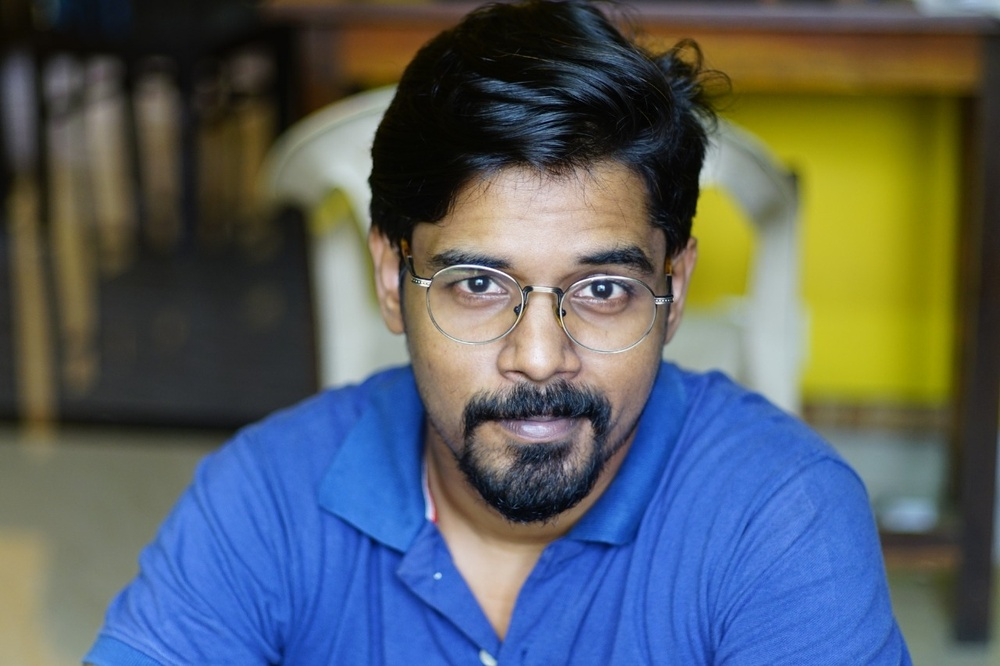
#> input picture image_examples/image.jpg, 1000 x 666 px, shrunk from 1280 x 853 before the run
$ jupyter execute 'Face and eye detection img.ipynb'
#> lines starting #> are read from the running program, lines starting #| are printed output that depends on the picture; after the words box and inside, x2 and y2 are one past the last pixel; in counts of white or black regions, pixels touching at a corner belong together
[cell 1]
import numpy as np
import cv2

face_classifier = cv2.CascadeClassifier('Haarcascades/haarcascade_frontalface_default.xml')
eye_classifier = cv2.CascadeClassifier('Haarcascades/haarcascade_eye_tree_eyeglasses.xml')

img = cv2.imread('image_examples/image.jpg')
#> img is the input picture: shape (666, 1000, 3); mean B, G, R 99.2, 95, 87.2
gray = cv2.cvtColor(img, cv2.COLOR_BGR2GRAY)
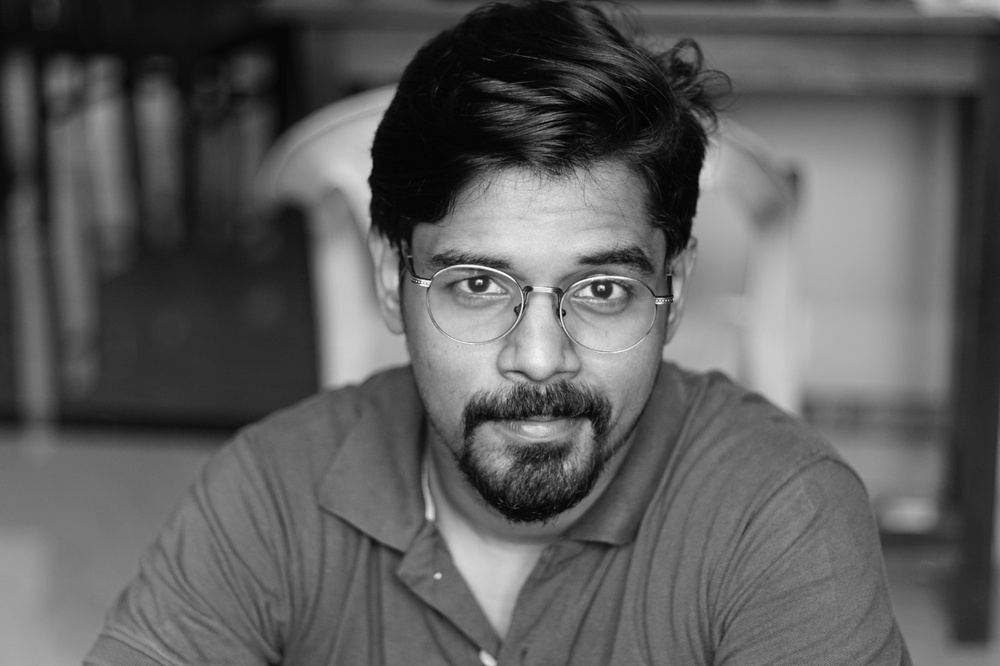
#> gray: shape (666, 1000); min 0, max 254, mean 93.1

faces = face_classifier.detectMultiScale(gray, 1.3, 5)
#> faces = [[384, 161, 327, 327]]

# When no faces detected, face_classifier returns and empty tuple
if faces is ():
    print("No Face Found")

for (x,y,w,h) in faces:
    cv2.rectangle(img,(x,y),(x+w,y+h),(127,0,255),2)
    cv2.imshow('img',img)
    cv2.waitKey(0)
    roi_gray = gray[y:y+h, x:x+w]
    roi_color = img[y:y+h, x:x+w]
    eyes = eye_classifier.detectMultiScale(roi_gray)
    for (ex,ey,ew,eh) in eyes:
        cv2.rectangle(roi_color,(ex,ey),(ex+ew,ey+eh),(255,255,0),2)
        cv2.imshow('img',img)
        cv2.waitKey(0)
#> this loop made 1 pass
#> (x, y, w, h, eyes) on pass 1: (384, 161, 327, 327, [[59, 92, 64, 64], [186, 98, 66, 66]])
#> pass 1, `cv2.imshow('img',img)`:
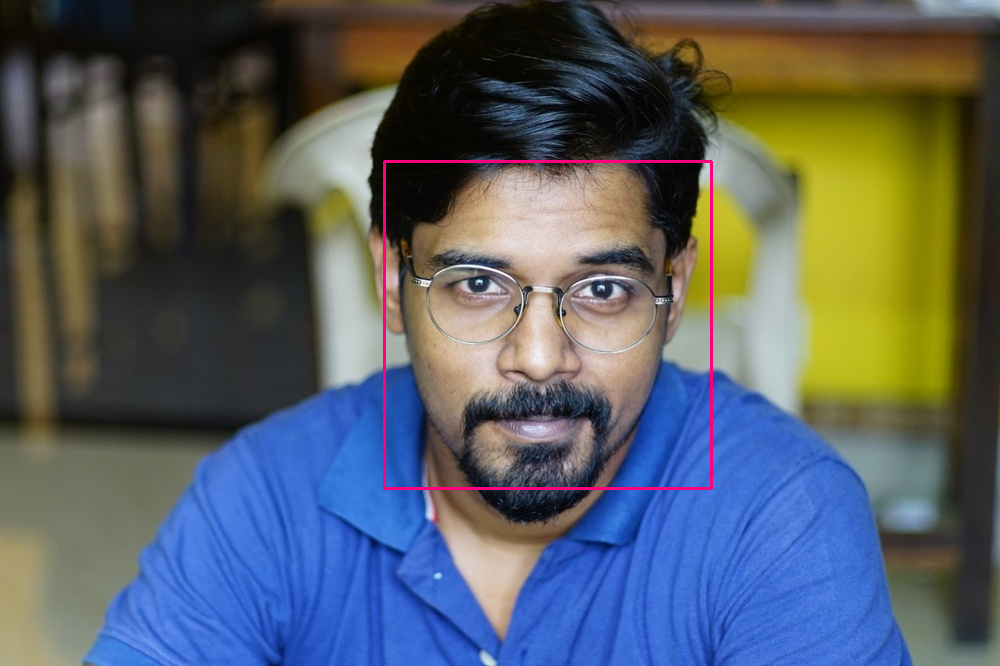
#> window 'img': shape (666, 1000, 3); mean B, G, R 99.3, 94.4, 88.2
#> pass 1, `roi_gray = gray[y:y+h, x:x+w]`:
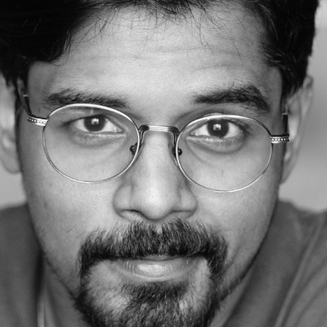
#> roi_gray: shape (327, 327); min 0, max 254, mean 115.7
#> pass 1, `roi_color = img[y:y+h, x:x+w]`:
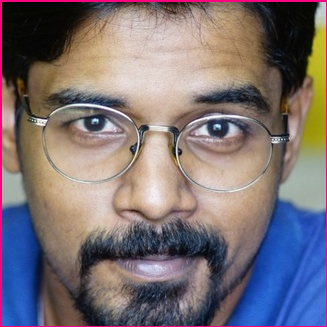
#> roi_color: shape (327, 327, 3); mean B, G, R 115.9, 112.3, 122.9
#> pass 1, `cv2.imshow('img',img)`:
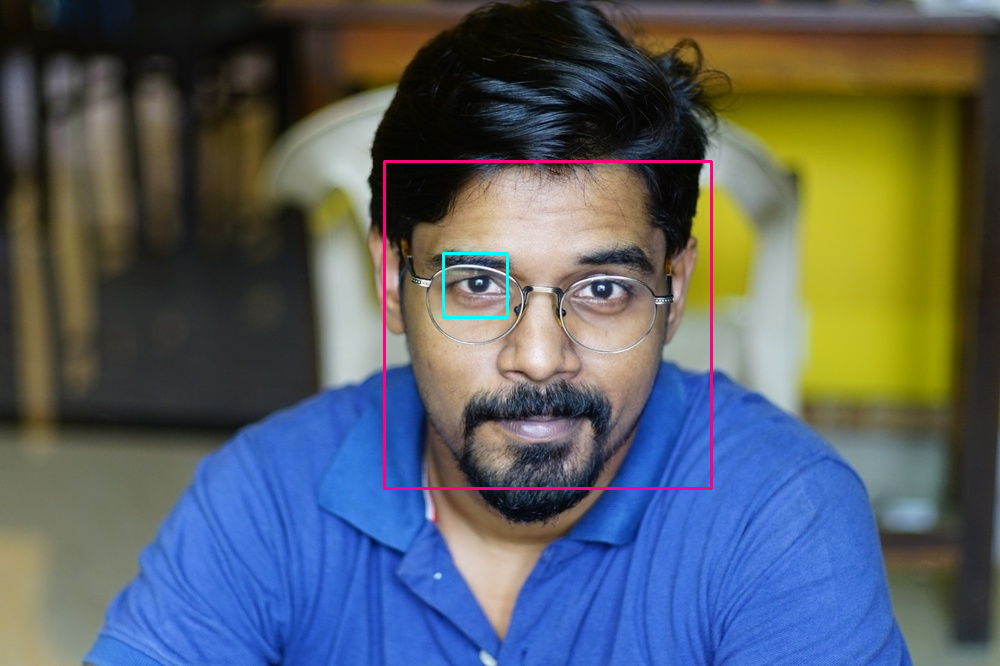
#> window 'img': shape (666, 1000, 3); mean B, G, R 99.4, 94.6, 88
#> after the loop:
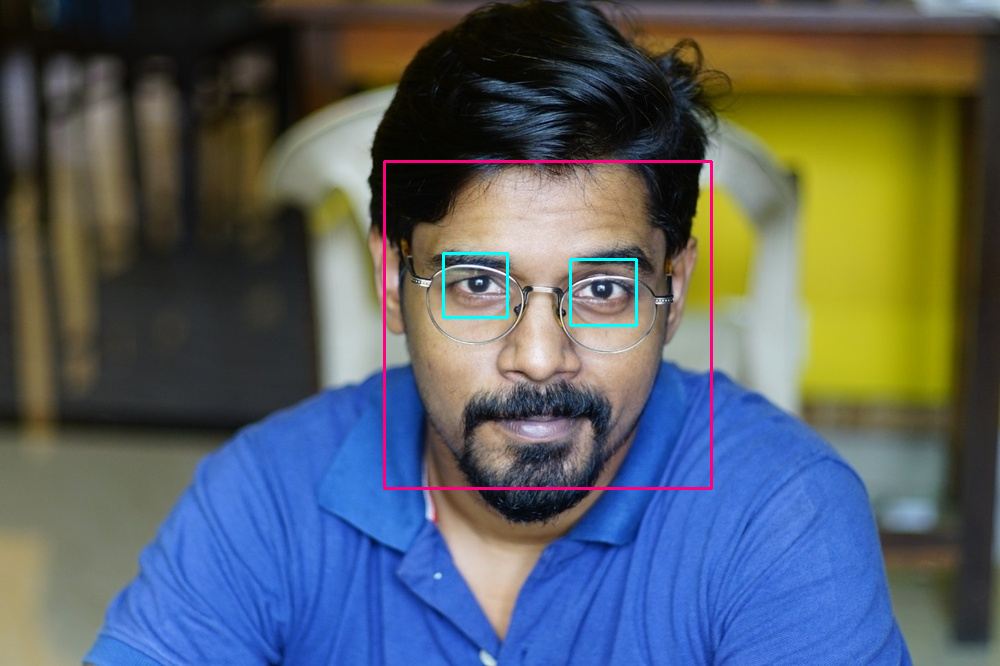
#> img: shape (666, 1000, 3); 0.82% of pixels changed, all inside (x1, y1, x2, y2) = (383, 160, 713, 490)
#> after the loop:
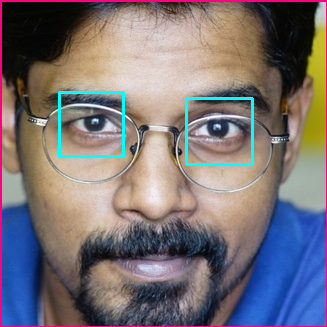
#> roi_color: shape (327, 327, 3); 1.45% of pixels changed, all inside (x1, y1, x2, y2) = (58, 91, 254, 166)

cv2.destroyAllWindows()

$ run again, with image_examples/Trump.jpg copied over image_examples/image.jpg
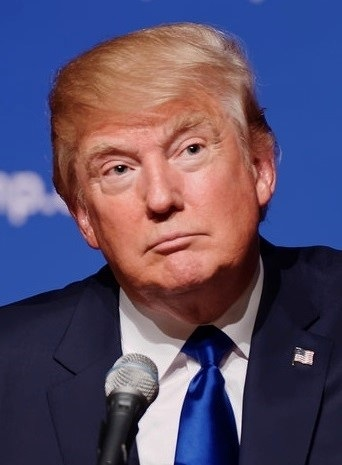
#> input picture image_examples/Trump.jpg, 342 x 465 px
#> img is the input picture: shape (465, 342, 3); mean B, G, R 104.9, 77.8, 89.5
#> `gray = cv2.cvtColor(img, cv2.COLOR_BGR2GRAY)`:
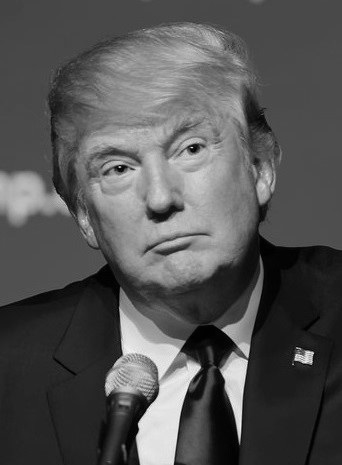
#> gray: shape (465, 342); min 0, max 252, mean 84.4
#> faces = [[53, 70, 215, 215]]
#> the loop `for (x,y,w,h) in faces:` made 1 pass
#> (x, y, w, h, eyes) on pass 1: (53, 70, 215, 215, [[131, 65, 23, 23], [48, 82, 35, 35], [118, 56, 46, 46]])
#> after the loop `for (x,y,w,h) in faces:`:
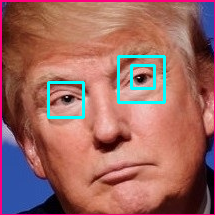
#> roi_color: shape (215, 215, 3); mean B, G, R 98, 103.3, 158.2
